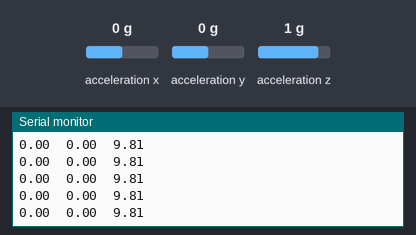
Bench run of a sketch on a simulated Arduino Nano 33 BLE. Shown: the last lines printed to the serial monitor. Inputs (shaded band) come from the test bench; at power-on: acceleration x 0 g, acceleration y 0 g, acceleration z 1 g.

Above: at 1.2 s.
1.3 s: acceleration x set to -1.4 g
At 1.8 s:
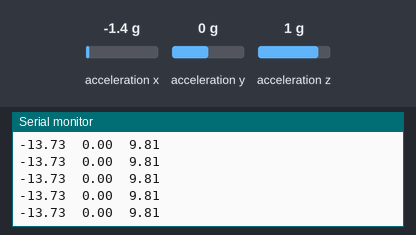
2.8 s: acceleration y set to -1.4 g
At 3.8 s:
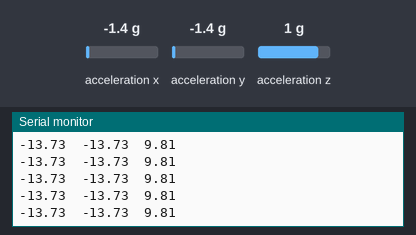
4.3 s: acceleration z set to -1.4 g
At 5.1 s:
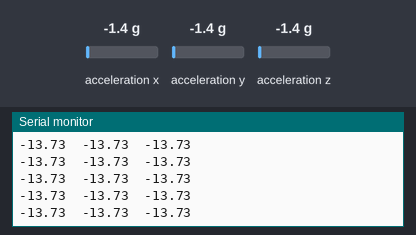

Measured:
- after the input at 1.3 s, the serial monitor: prints a new line at once (image 1)
- after the input at 2.8 s, the serial monitor: prints a new line at once (image 2)
- after the input at 4.3 s, the serial monitor: prints a new line at once (image 3)

The sketch:

sensor_acelerometro.ino
```cpp
/*
Este programa captura la información leida en el sensor acelerometro del integrado LSM9DS1
incluido en la tarjeta Nano 33 BLE Sense e imprime en el monitor serial sus valores en formato CSV

Este código es de dominio publico


*/

//Libreria del sensor
#include <Arduino_LSM9DS1.h>

#define CONVERT_G_TO_MS2    9.80665f
#define FREQUENCY_HZ        50
#define INTERVAL_MS         (1000 / (FREQUENCY_HZ + 1))

void setup() {
    Serial.begin(115200);
    Serial.println("Comenzar");

    if (!IMU.begin()) {
        Serial.println("Existe un error al iniciar IMU!");
        while (1);
    }
}

void loop() {
    static unsigned long last_interval_ms = 0;
    float x, y, z;

    if (millis() > last_interval_ms + INTERVAL_MS)
    {
        last_interval_ms = millis();
//Lee los valores del acelerometro
        IMU.readAcceleration(x, y, z);

//Imprime los valores del acelerometro en formato CSV
        Serial.print(x * CONVERT_G_TO_MS2);
        Serial.print('\t');
        Serial.print(y * CONVERT_G_TO_MS2);
        Serial.print('\t');
        Serial.println(z * CONVERT_G_TO_MS2);
    }
}
```
